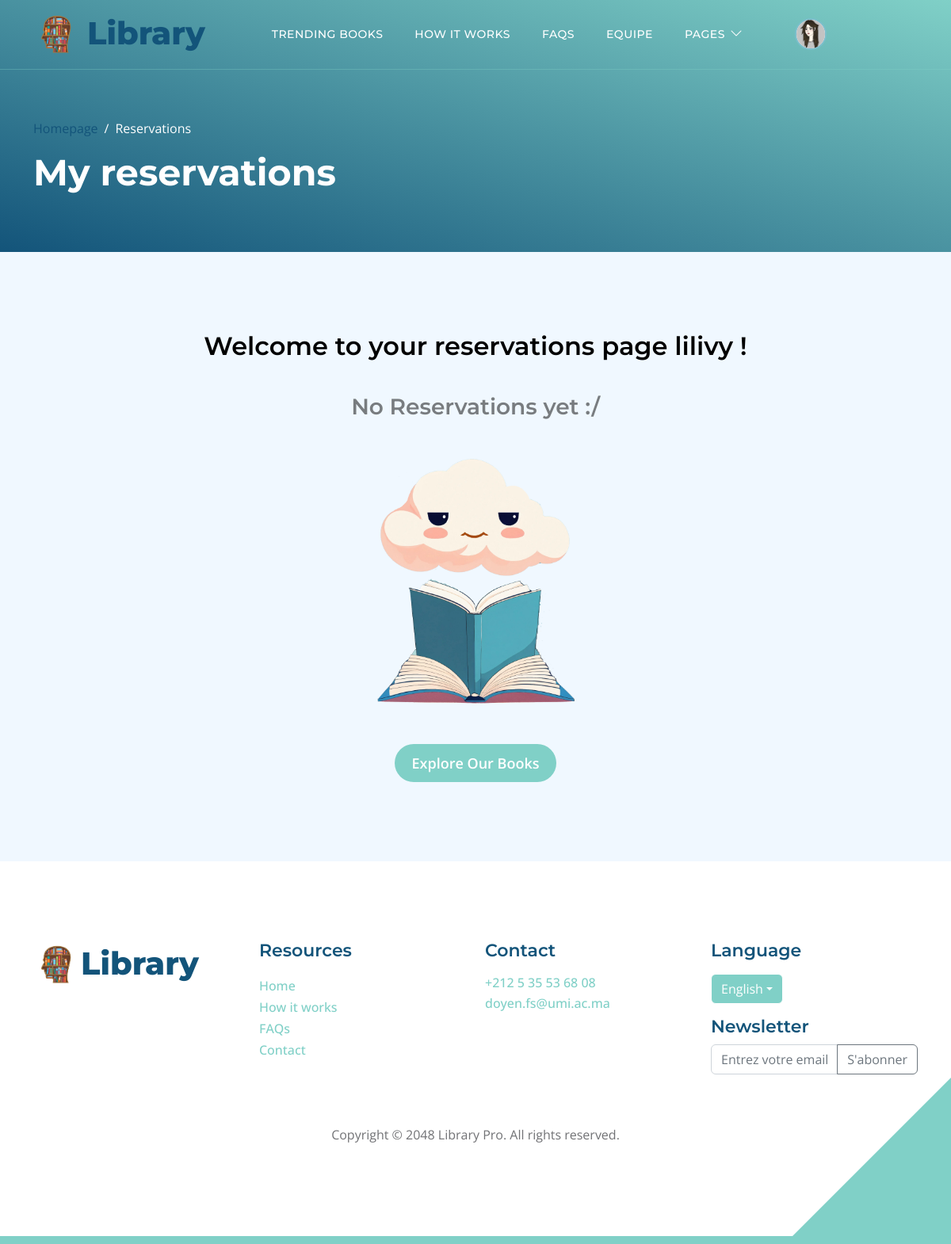
Page /myreservations/ (signed in) on the earlier database version.
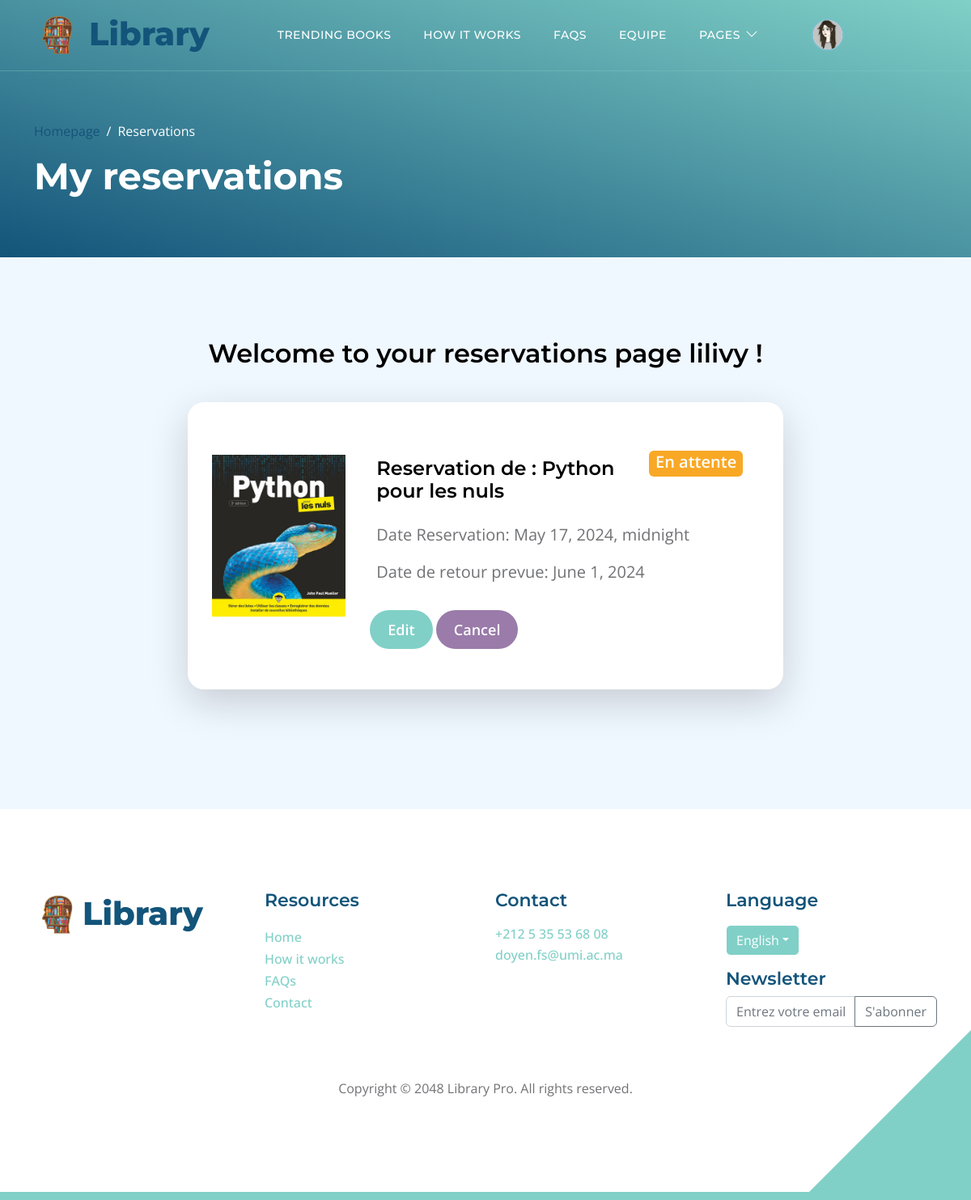
Same page on the later database version.
### ouvrages/models.py (models this page shows, shortened)
class Reservation(models.Model):
    id = models.UUIDField(default=uuid.uuid4, unique=True, primary_key=True, editable=False)
    date_demande =  models.DateTimeField(auto_now_add=True)
    date_reservation = models.DateTimeField()
    owner = models.ForeignKey(Profile, on_delete=models.CASCADE, null=True, blank=True)
    ouvrage = models.ForeignKey('Ouvrage', on_delete=models.CASCADE, null=True)  # Lier à Ouvrage
    selected_copy = models.ForeignKey('Exemplaire', on_delete=models.CASCADE, null=True, blank=True)
    STATUT_CHOICES = (
        ('en_attente', 'En attente'),
        ('acceptee', 'Acceptée'),
        ('refusee', 'Refusée'),
    )
    statut = models.CharField(max_length=20, choices=STATUT_CHOICES, default='en_attente')
    date_retour_prevue = models.DateField(null=True, blank=True)

class Ouvrage(models.Model):
    id = models.UUIDField(default=uuid.uuid4, unique=True, primary_key=True, editable=False)
    titre = models.CharField(max_length=200)
    auteurs = models.ManyToManyField('Auteur', blank=True)
    featured_image = models.ImageField(null=True, blank=True, default="default.jpg")
    description = models.TextField(blank=True)
    categories = models.ManyToManyField('Categorie', blank=True)
    recommended = models.BooleanField(default=False, blank=True)
    exemplaires_total = models.IntegerField(default=0, null=True, blank=True)
    vote_total = models.IntegerField(default=0, null=True, blank=True)
    vote_ratio = models.IntegerField(default=0, null=True, blank=True)
    date_achat = models.DateTimeField(auto_now_add=True)
    def __str__(self):
        return self.titre

### ouvrages/views.py (the view)
# urls.py: path('myreservations/', views.user_reservations, name="user-reservations"),
def user_reservations(request):
    reservations = Reservation.objects.filter(owner=request.user.profile)
    return render(request, 'ouvrages/myreservations.html', {'reservations': reservations})

### ouvrages/templates/ouvrages/myreservations.html (shortened to what this page needs)
{% extends "main.html" %}
{%load static%}
{% block content %}
<header class="site-header d-flex flex-column justify-content-center align-items-center">
    <div class="container">
        <div class="row align-items-center">
            <div class="col-lg-5 col-12">
                <nav aria-label="breadcrumb">
                    <ol class="breadcrumb">
                        <li class="breadcrumb-item"><a href="{% url 'ouvrages:index' %}">Homepage</a></li>
                        <li class="breadcrumb-item active" aria-current="page">Reservations</li>
                    </ol>
                </nav>
                <h2 class="text-white">My reservations</h2>
            </div>
        </div>
    </div>
</header>
<section class="section-padding section-bg">
    <div class="container">
        <div class="row">
            <div class="col-lg-12 col-12 m-auto">
                <h3 class="mb-4 text-center">Welcome to your reservations page {{ user.username }} !</h3>
            </div>
            <div class="col-lg-8 col-12 mt-3 mx-auto">
                {% for reservation in reservations %}
                <div class="custom-block custom-block-topics-listing bg-white shadow-lg mb-5">
                    <div class="d-flex">
                        <img src="{{ reservation.ouvrage.featured_image.url }}" class="custom-block-image img-fluid" alt="">
                        <div class="custom-block-topics-listing-info d-flex">
                            <div>
                                <div class="d-flex flex-row justify-content-lg-between">
                                    <h5 class="mb-2 p-2">Reservation de : {{ reservation.ouvrage }}</h5>
                                    {% if reservation.statut == 'en_attente' %}
                                    <span class="badge bg-music" style="width: auto; height: 2rem;"><p class="w-100 text-white fw-semibold">{{reservation.get_statut_display}}</p></span>
                                    {% endif %}
                                </div>
                                <p class="mb-0 p-2">Date Reservation: {{ reservation.date_reservation }}</p>
                                <p class="mb-0 p-2">Date de retour prevue: {{ reservation.date_retour_prevue }}</p>
                                {% if reservation.statut == 'en_attente'%}
                                <a href="{% url 'ouvrages:edit-reservation' reservation.id%}" class="btn custom-btn mt-3 mt-lg-4">Edit</a>
                                {% endif %}
                                <a href="{% url 'ouvrages:cancel-reservation' reservation.id%}" class="btn mybtn mt-3 mt-lg-4" >Cancel</a>
                            </div>
                        </div>
                    </div>
                </div>
                {% empty %}
                    <div class="d-flex flex-column justify-content-center align-items-center mb-0 mb-lg-0">
                        <h4 class="text-black-50">No Reservations yet :/ </h4>
                        <img src="{% static 'images/sad.png' %}" alt="Tristesse" class="img-fluid" style="width: 17rem" >
                        <a href="{% url 'ouvrages:browse'%}" class="btn custom-btn mt-3 mt-lg-4">Explore Our Books</a>
                    </div>
                {% endfor %}
            </div>
        </div>
    </div>
</section>
{% endblock content%}

Differences in the rows shown:
added Reservation: ouvrage.featured_image (picture), ouvrage "Python pour les nuls", statut "En attente", date_reservation "May 17, 2024, midnight", date_retour_prevue "June 1, 2024", shows "Edit"
Other differences:
text no longer shown: "No Reservations yet :/ Explore Our Books"
